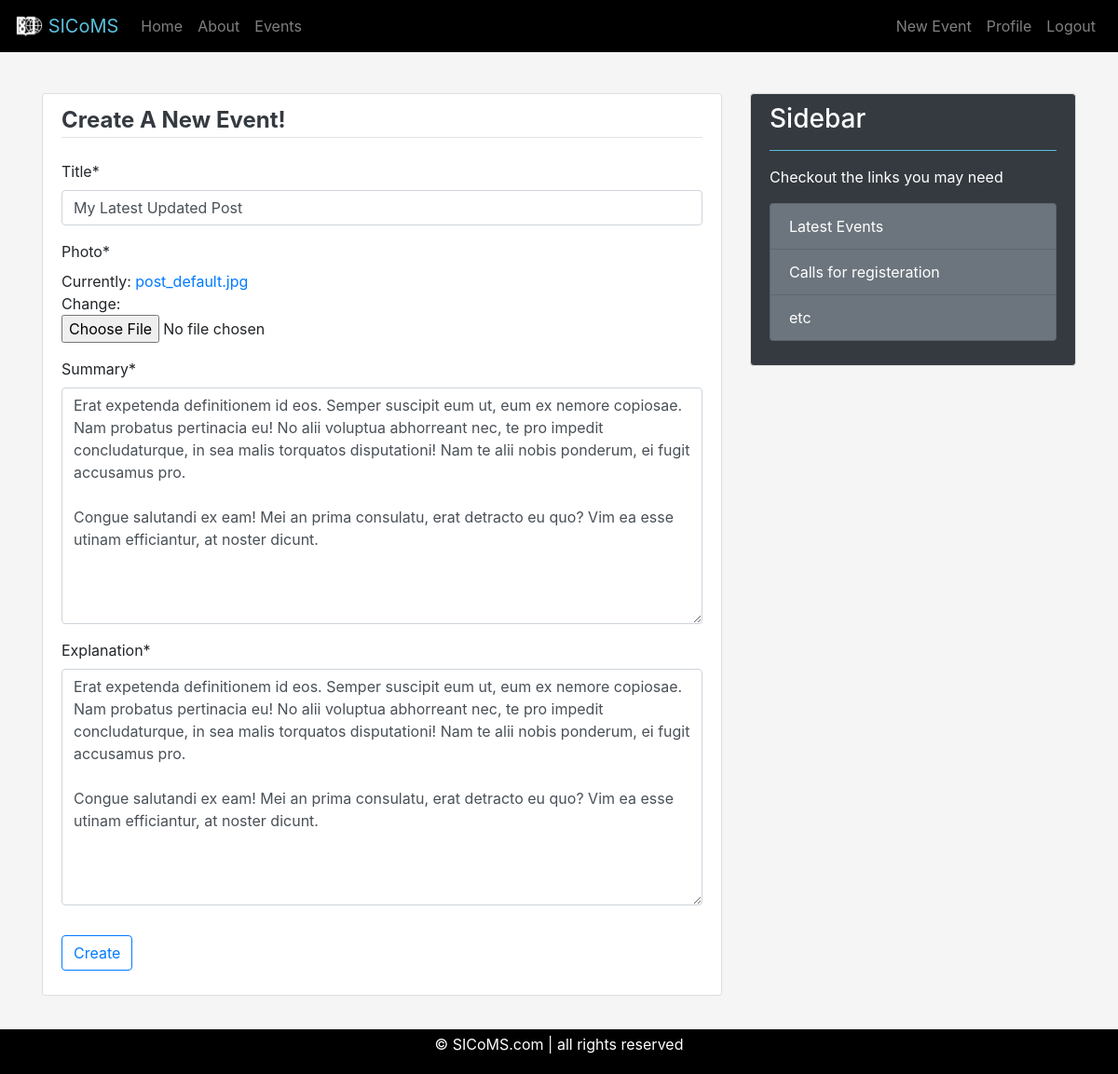
/events/event/35/update/ (signed in), run on the app's committed database.
### events/models.py (models this page shows, shortened)
class Event(models.Model):
    CATEGORIES = (
        ('RES', 'Research'),
        ('VIS', 'Visit'),
        ('SCH', 'School'),
        ('CON', 'Conference'),
        ('COM', 'Competition')
    )
    title = models.CharField(max_length=100)
    photo = models.ImageField(default="post_default.jpg",
                              upload_to="post_pics")
    category = models.CharField(max_length=3, choices=CATEGORIES, null=True)
    summary = models.TextField(max_length=500)
    explanation = models.TextField()
    date_posted = models.DateTimeField(default=timezone.now)
    author = models.ForeignKey(User, on_delete=models.CASCADE)

### events/views.py (the view, shortened to what this page needs)
# urls.py: path('event/<int:pk>/update/', EventUpdateView.as_view(), name="event-update"),
class EventUpdateView(LoginRequiredMixin, UserPassesTestMixin, UpdateView):
    model = Event
    fields = ['title', 'photo', 'summary', 'explanation']
    def test_func(self):
        event = self.get_object()
        if self.request.user == event.author:
            return True
        return False

### events/templates/events/event_form.html (shortened to what this page needs)
{% extends "homepage/base.html" %}
{% load crispy_forms_tags %}
{% block innercontent %}
    <div class="content-section">
        <form action="" method="POST" enctype="multipart/form-data">
            <fieldset class="form-group">
                <legend class="border-bottom mb-4 text-dark font-weight-bold">Create A New Event!</legend>
                {{ form|crispy }}
            </fieldset>
            <div class="form-group">
                <button class="btn btn-outline-primary" type="submit">Create</button>
            </div>
        </form>
    </div>
{% endblock innercontent %}

### homepage/static/homepage/main.css (style rules this page uses)
body { margin-top: 100px; background-color: whitesmoke; }
.content-section { background: #ffffff; padding: 10px 20px; border: 1px solid #dddddd; border-radius: 3px; margin-bottom: 20px; }

### data on the page
Event: title "My Latest Updated Post", summary "Erat expetenda definitionem id eos. Semper suscipit eum ut, eum ex nemore copiosae. Nam probatus pertinacia eu! No alii voluptua abhorreant nec, te pro impedit concludaturque, in sea malis torquatos disputationi! Nam te alii nobis ponderum, ei fugit accusamus pro. Congue salutandi ex eam! Mei an prima consulatu, erat detracto eu quo? Vim ea esse utinam efficiantur, at noster dicunt.", explanation "Erat expetenda definitionem id eos. Semper suscipit eum ut, eum ex nemore copiosae. Nam probatus pertinacia eu! No alii voluptua abhorreant nec, te pro impedit concludaturque, in sea malis torquatos disputationi! Nam te alii nobis ponderum, ei fugit accusamus pro. Congue salutandi ex eam! Mei an prima consulatu, erat detracto eu quo? Vim ea esse utinam efficiantur, at noster dicunt."
